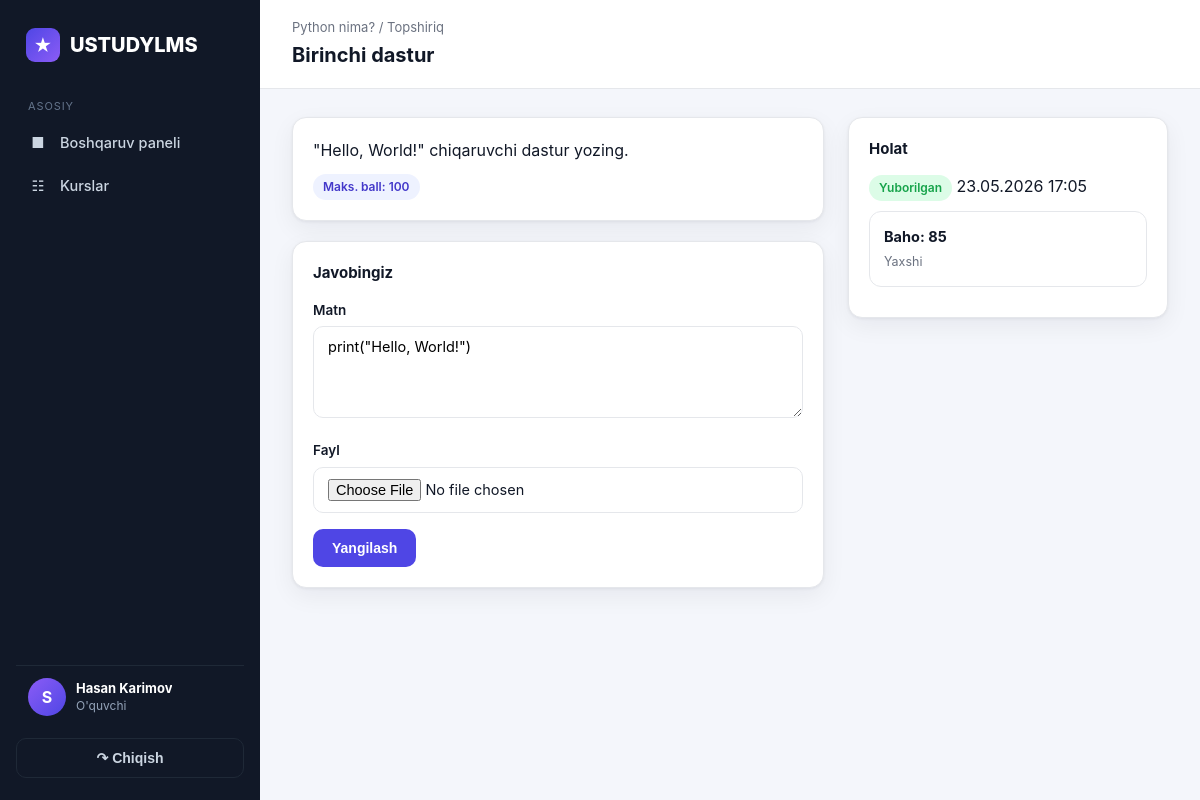
The page /courses/assignment/1/submit/ (signed in) on the database its author committed.
### accounts/models/user.py (models this page shows, shortened)
class CustomUser(AbstractUser):
    class Role(models.TextChoices):
        ADMIN = 'admin', 'Admin'
        TEACHER = 'teacher', "O'qituvchi"
        STUDENT = 'student', "O'quvchi"
    role = models.CharField(max_length=10, choices=Role.choices, default=Role.STUDENT)
    phone = models.CharField(max_length=20, blank=True)
    @property
    def is_admin(self):
        return self.is_superuser or self.role == self.Role.ADMIN
    @property
    def is_teacher(self):
        return self.role == self.Role.TEACHER

### courses/models/assignment.py (models this page shows, shortened)
class Assignment(models.Model):
    lesson = models.ForeignKey(Lesson, on_delete=models.CASCADE, related_name='assignments')
    title = models.CharField(max_length=200)
    description = models.TextField(blank=True)
    file = models.FileField(upload_to='assignments/', blank=True, null=True)
    deadline = models.DateTimeField(blank=True, null=True)
    max_grade = models.FloatField(default=100)
    created_at = models.DateTimeField(auto_now_add=True)

class AssignmentSubmission(models.Model):
    assignment = models.ForeignKey(Assignment, on_delete=models.CASCADE, related_name='submissions')
    student = models.ForeignKey('accounts.Student', on_delete=models.CASCADE, related_name='assignment_submissions')
    text = models.TextField(blank=True)
    file = models.FileField(upload_to='submissions/', blank=True, null=True)
    is_checked = models.BooleanField(default=False)
    grade = models.FloatField(blank=True, null=True)
    comment = models.TextField(blank=True)
    submitted_at = models.DateTimeField(auto_now_add=True)
    graded_at = models.DateTimeField(blank=True, null=True)
    graded_by = models.ForeignKey('accounts.Teacher', on_delete=models.SET_NULL, blank=True, null=True, related_name='graded_submissions')
    class Meta:
        unique_together = ('assignment', 'student')
        ordering = ['-submitted_at']

### courses/models/structure.py (models this page shows, shortened)
class Lesson(models.Model):
    module = models.ForeignKey(Module, on_delete=models.CASCADE, related_name='lessons')
    title = models.CharField(max_length=300)
    description = models.TextField(blank=True)
    order = models.PositiveIntegerField(default=0)
    class Meta:
        ordering = ['order', 'id']

### courses/views/submissions.py (the view)
# urls.py: path('assignment/<int:pk>/submit/', views.assignment_submit, name='assignment_submit'),
@login_required
def assignment_submit(request, pk):
    assignment = get_object_or_404(Assignment.objects.select_related('lesson'), pk=pk)
    student = getattr(request.user, 'student_profile', None)
    if student is None:
        messages.error(request, "Faqat o'quvchilar topshiriq yuklay oladi.")
        return redirect('courses:lesson_detail', pk=assignment.lesson_id)
    existing = AssignmentSubmission.objects.filter(assignment=assignment, student=student).first()
    if request.method == 'POST':
        form = AssignmentSubmissionForm(request.POST, request.FILES, instance=existing)
        if form.is_valid():
            sub = form.save(commit=False)
            sub.assignment = assignment
            sub.student = student
            sub.submitted_at = timezone.now()
            sub.is_checked = False
            sub.save()
            messages.success(request, "Topshiriq yuborildi.")
            return redirect('courses:lesson_detail', pk=assignment.lesson_id)
    else:
        form = AssignmentSubmissionForm(instance=existing)
    return render(request, 'courses/assignment_submit.html', {
        'assignment': assignment, 'form': form, 'existing': existing,
    })

### courses/forms/assignment.py
class AssignmentSubmissionForm(forms.ModelForm):
    class Meta:
        model = AssignmentSubmission
        fields = ('text', 'file')
        labels = {'text': 'Javob matni', 'file': 'Fayl'}
        widgets = {'text': forms.Textarea(attrs={'rows': 4, 'placeholder': 'Javobingizni yozing...'})}

### templates/courses/assignment_submit.html (shortened to what this page needs)
{% extends 'base.html' %}
{% block heading %}{{ assignment.title }}{% endblock %}
{% block crumb %}<div class="crumb"><a href="{% url 'courses:lesson_detail' assignment.lesson.pk %}">{{ assignment.lesson.title }}</a> / Topshiriq</div>{% endblock %}
{% block content %}
<div class="lesson-grid">
    <div>
        <div class="card" style="margin-bottom:20px;"><div class="card-body">
            {{ assignment.description|default:"Tavsif kiritilmagan."|linebreaks }}
            <div style="display:flex;gap:8px;margin-top:12px;flex-wrap:wrap;">
                <span class="badge badge-primary">Maks. ball: {{ assignment.max_grade|floatformat:0 }}</span>
            </div>
        </div></div>
        <div class="card"><div class="card-body">
            <h3 style="font-size:15px;margin-bottom:16px;">Javobingiz</h3>
            <form method="post" enctype="multipart/form-data">
                <div class="field">
                    <label>Matn</label>
                    {{ form.text }}
                </div>
                <div class="field">
                    <label>Fayl</label>
                    {{ form.file }}
                </div>
                <button type="submit" class="btn btn-primary">{% if existing %}Yangilash{% else %}Yuborish{% endif %}</button>
            </form>
        </div></div>
    </div>
    <div class="sticky-side">
        <div class="card"><div class="card-body">
            <h3 style="font-size:15px;margin-bottom:14px;">Holat</h3>
            {% if existing %}
                <p style="margin-bottom:10px;"><span class="badge badge-success">Yuborilgan</span> {{ existing.submitted_at|date:"d.m.Y H:i" }}</p>
                {% if existing.is_checked %}
                <div class="resource"><div class="info"><b>Baho: {{ existing.grade|floatformat:0 }}</b><span>{{ existing.comment|default:"Izoh yo'q" }}</span></div></div>
                {% else %}
                <p style="color:var(--muted);font-size:13.5px;">Tekshirilmoqda...</p>
                {% endif %}
            {% else %}
                <p style="color:var(--muted);font-size:13.5px;">Hali yubormadingiz.</p>
            {% endif %}
        </div></div>
    </div>
</div>
{% endblock %}

### templates/base.html (shortened to what this page needs)
{% load static %}
<!DOCTYPE html>
<html lang="uz">
<head>
    <link rel="stylesheet" href="{% static 'css/style.css' %}">
</head>
<body>
<div class="layout">
    <aside class="sidebar" id="sidebar">
        <div class="brand">
            <span class="logo">&#9733;</span> USTUDYLMS
        </div>
        <nav>
            <div class="nav-section">Asosiy</div>
            <a class="nav-link {% if request.resolver_match.url_name == 'dashboard' %}active{% endif %}" href="{% url 'accounts:dashboard' %}">
                <span class="ic">&#9632;</span> Boshqaruv paneli
            </a>
            <a class="nav-link {% if 'course' in request.resolver_match.url_name %}active{% endif %}" href="{% url 'courses:course_list' %}">
                <span class="ic">&#9783;</span> Kurslar
            </a>
        </nav>
        <div class="user">
            <div class="av">{{ user.username|first|upper }}</div>
            <div class="meta">
                <b>{{ user.get_full_name|default:user.username }}</b>
                <span>{{ user.get_role_display }}</span>
            </div>
        </div>
        <form method="post" action="{% url 'accounts:logout' %}">
            <button type="submit" class="logout-btn">&#8631; Chiqish</button>
        </form>
    </aside>
    <main class="content">
        <div class="topbar">
            <div>
                {% block crumb %}{% endblock %}
                <h1>{% block heading %}{% endblock %}</h1>
            </div>
        </div>
        <div class="page">
            {% block content %}{% endblock %}
        </div>
    </main>
</div>
</body>
</html>

### rows shown on the page
CustomUser: username|first "S", get_full_name "Hasan Karimov", role "O'quvchi"
Assignment: lesson "Python nima?", title "Birinchi dastur", description "\"Hello, World!\" chiqaruvchi dastur yozing.", max_grade "100"
AssignmentSubmission: text "print(\"Hello, World!\")", submitted_at "23.05.2026 17:05", grade "85", comment "Yaxshi"
